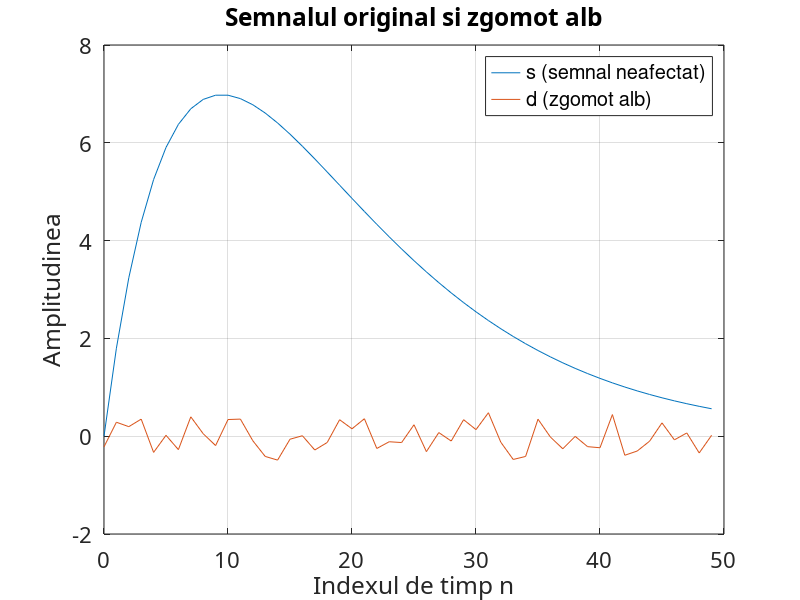

Reproduce this figure in MATLAB.

R = 50;
m = 0:1:R-1;
s = 2*m.*(0.9.^m);

d = rand(1, length(m)) - 0.5;

plot(m, s, m, d), grid, set (gca,'FontName', ...
'Arial Cyr','FontSize',16)

xlabel('Indexul de timp n'); ylabel('Amplitudinea')
title('Semnalul original si zgomot alb')

legend("s (semnal neafectat)", "d (zgomot alb)", "AutoUpdate", "off")
